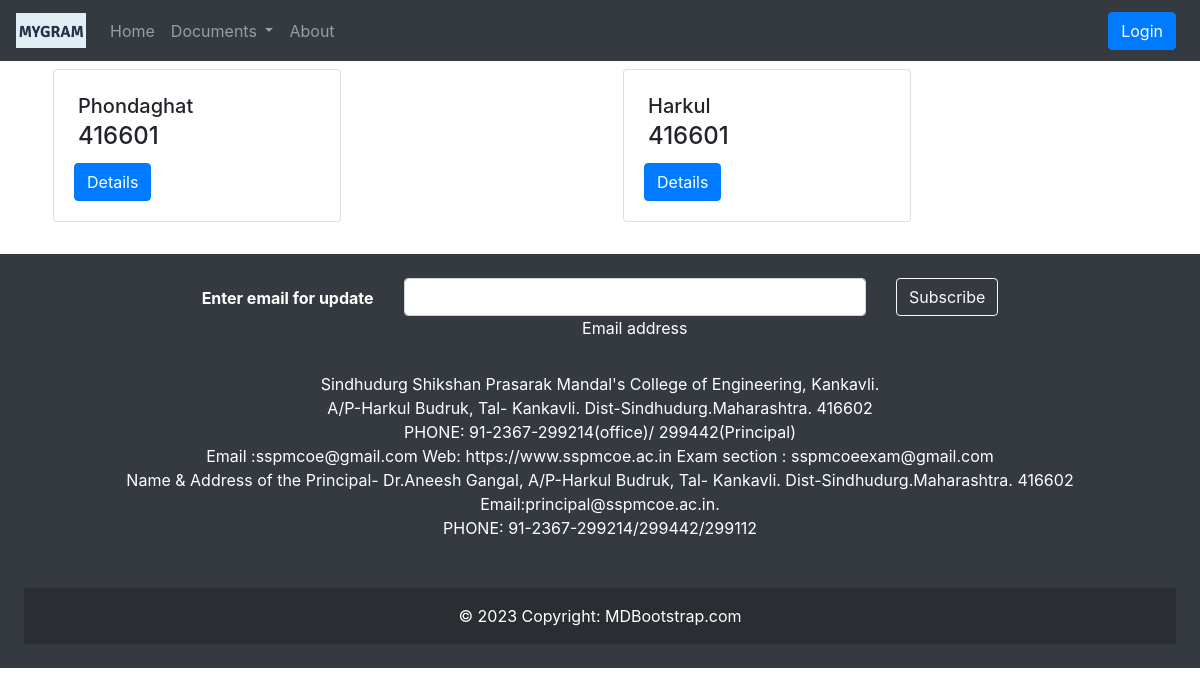
The app's page /viewgram/, older data.
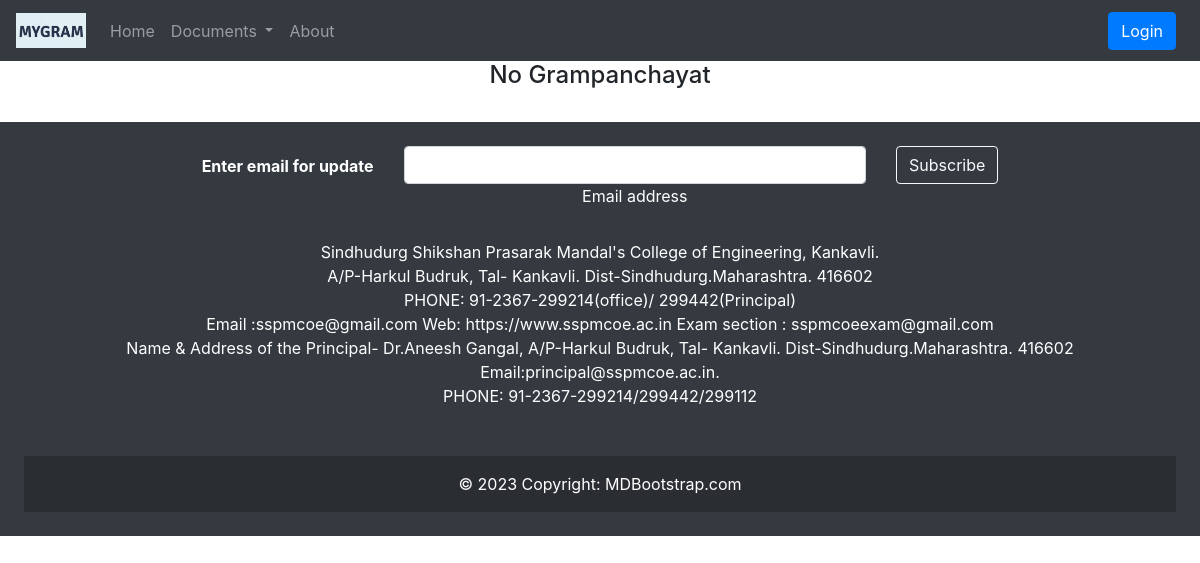
The same page, newer data.
### gramapp/models.py (models this page shows, shortened)
class Grampanchayat(models.Model):
    gramid = models.IntegerField(primary_key=True)
    gramname = models.CharField(max_length=50, unique=True)
    gramaddress = models.TextField(max_length=100)
    gramemail = models.EmailField()
    gramcontact = models.CharField(max_length=10)

### gramapp/views.py (the view)
# urls.py: path('viewgram/', views.viewgram, name='viewgram'),
def viewgram(request):
    grampanchayat = Grampanchayat.objects.all()
    context = {'grampanchayat': grampanchayat}
    return render(request, 'gramapp/viewGrampanchayat.html', context)

### templates/gramapp/viewGrampanchayat.html (shortened to what this page needs)
{% extends 'gramapp/base1.html' %}
{% block body %}
<div class="container">
    <div class="row justify-content-center">
        {% if grampanchayat %}
    {% for grampanchayat in grampanchayat %}
        <div class="col md-6">
            <div class="card m-2" style="width: 18rem;">
                <div class="card-body">
                    <h5 class="card-title m-1">{{grampanchayat.gramname}}</h5>
                    <h4 class="card-subtitle m-1">{{grampanchayat.gramaddress}}</h4>
                    <a href="{% url 'gramdetail' grampanchayat.pk %}" class="btn btn-primary mt-2">Details</a>
                </div>
            </div>
        </div>
            {% endfor %}
{% else %}
 <h4>No Grampanchayat</h4>
{% endif %}
    </div>
</div>
{% endblock body %}

Row changes from the older to the newer data that the page shows:
removed Grampanchayat: gramname "Phondaghat", gramaddress "416601"
removed Grampanchayat: gramname "Harkul", gramaddress "416601"
Text that changed along with them:
text now shown: "No Grampanchayat"
